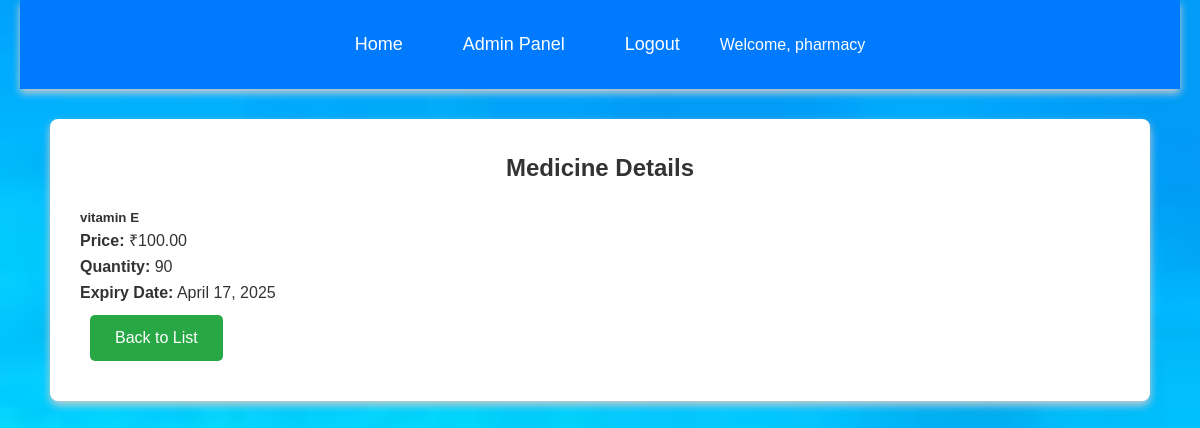
Screenshot of /pharmacy/medicine_detail/1/ (signed in) with the database file from the repository.
### pharmacy/models.py (models this page shows, shortened)
class Medicine(models.Model):
    name = models.CharField(max_length=100)
    batch_number = models.CharField(max_length=50, unique=True)
    price = models.DecimalField(max_digits=10, decimal_places=2)
    quantity = models.IntegerField()
    expiry_date = models.DateField()

### pharmacy/views.py (the view)
# urls.py: path('medicine_detail/<int:pk>/', views.medicine_detail, name='medicine_detail'),
@login_required
def medicine_detail(request, pk):
    medicine = get_object_or_404(Medicine, pk=pk)
    return render(request, 'pharmacy/medicine_detail.html', {'medicine': medicine})

### pharmacy/templates/pharmacy/medicine_detail.html
{% extends 'pharmacy/base.html' %}
{% block content %}
<div class="container mt-5">
    <h2>Medicine Details</h2>
    <div class="card">
        <div class="card-body">
            <h5 class="card-title">{{ medicine.name }}</h5>
            <p class="card-text"><strong>Price:</strong> ₹{{ medicine.price }}</p>
            <p class="card-text"><strong>Quantity:</strong> {{ medicine.quantity }}</p>
            <p class="card-text"><strong>Expiry Date:</strong> {{ medicine.expiry_date }}</p>
            <a href="{% url 'medicine_list' %}" class="btn btn-primary">Back to List</a>
        </div>
    </div>
</div>
{% endblock %}

### pharmacy/templates/pharmacy/base.html (shortened to what this page needs)
{% load static %}
<link rel="stylesheet" href="{% static 'css/style.css' %}">
<!DOCTYPE html>
<html lang="en">
<head>
</head>
<body id="bg" style="background-repeat: no-repeat; background-size: 1400px 1000px;">
<header >
    <nav>
        <a href="{% url 'home' %}">Home</a>
        <a href="/admin/">Admin Panel</a>
        {% if user.is_authenticated %}
            <a href="{% url 'custom_logout' %}">Logout</a>
            <span>Welcome, {{ user.username }}</span>
        {% else %}
            <a href="{% url 'login' %}">Login</a>
            <a href="{% url 'register' %}">Register</a>
        {% endif %}
    </nav>
</header>
<main>
    {% block content %}{% endblock %}
</main>
</body>
</html>

### pharmacy/static/css/style.css (style rules this page uses)
* { box-sizing: border-box; margin: 0; padding: 0; font-family: Arial, sans-serif; transition: all 0.3s ease-in-out; }
body { line-height: 1.6; background: #f4f4f4; color: #333; padding: 0 20px; }
header { background: #007BFF; color: #fff; padding: 20px 0; text-align: center; margin-bottom: 30px; box-shadow: 0 4px 8px #ccc; }
nav { display: flex; justify-content: center; align-items: center; gap: 20px; }
nav a { color: #fff; text-decoration: none; font-size: 18px; padding: 10px 20px; transition: 0.3s; }
main { max-width: 1100px; margin: 0 auto; padding: 30px; background: #fff; box-shadow: 0 4px 8px #ccc; border-radius: 8px; }
h1, h2, h3 { margin-bottom: 20px; text-align: center; color: #333; }
.btn { display: inline-block; padding: 10px 25px; color: #fff; background: #28a745; text-decoration: none; border-radius: 5px; margin: 10px; transition: 0.3s; }

### rows the page displays
Medicine: name "vitamin E", price "100.00", quantity "90", expiry_date "April 17, 2025"

### other values shown
{{ user.username }} "pharmacy"
